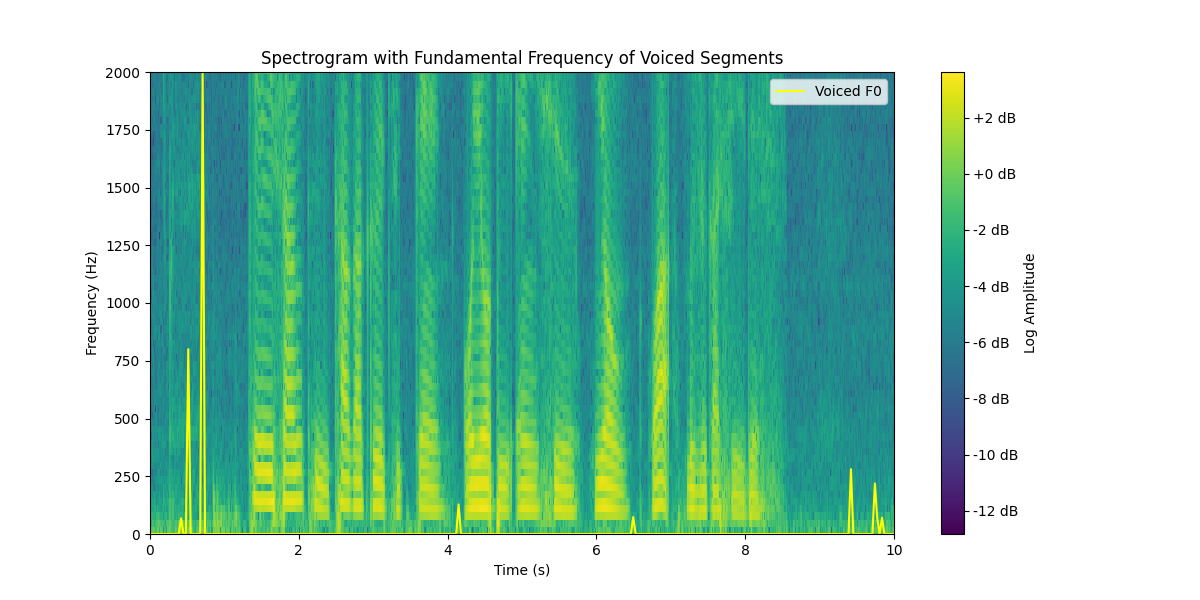

Write the Python code that produced this figure.
import numpy as np
import librosa
import matplotlib.pyplot as plt

SR = 16000
SIZE_FRAME = 512
SHIFT_SIZE = int(SR / 100)  # 10 msec

def zero_cross(waveform):
    d = np.array(waveform)
    return sum([1 if x < 0.0 else 0 for x in d[1:] * d[:-1]])

def zero_cross_rate(waveform, sample_rate):
    return zero_cross(waveform) / (len(waveform) / sample_rate)

def zero_cross_rates(waveform, sample_rate, size_frame):
    zcrs = []
    for i in np.arange(0, len(waveform) - size_frame, size_frame):
        x_frame = waveform[int(i): int(i) + size_frame]
        zcrs.append(zero_cross_rate(x_frame, sample_rate))
    return zcrs

def is_peak(arr, index):
    if index == 0 or index == len(arr) - 1:
        return False
    return arr[index - 1] < arr[index] and arr[index] > arr[index + 1]

def get_f0(waveform, sampling_rate):
    autocorr = np.correlate(waveform, waveform, 'full')
    autocorr = autocorr[len(autocorr) // 2:]  # Discard the first half

    peak_indices = [i for i in range(len(autocorr)) if is_peak(autocorr, i) and i != 0]
    if len(peak_indices) == 0:
        return 0

    max_peak_index = max(peak_indices, key=lambda index: autocorr[index])
    f0 = sampling_rate / max_peak_index
    return f0

def get_f0s_voiced(waveform, sampling_rate, size_frame):
    f0s = []
    for i in np.arange(0, len(waveform) - size_frame, size_frame):
        x_frame = waveform[int(i): int(i) + size_frame]
        if zero_cross_rate(x_frame, sampling_rate) < 0.01:  # Threshold for voiced segments
            f0 = get_f0(x_frame, sampling_rate)
        else:
            f0 = 0
        f0s.append(f0)
    return f0s

def spectrogram(waveform, size_frame, size_shift):
    spectrogram = []
    hamming_window = np.hamming(size_frame)
    for i in np.arange(0, len(waveform) - size_frame, size_shift):
        x_frame = waveform[int(i): int(i) + size_frame]
        fft_spec = np.fft.rfft(x_frame * hamming_window)
        fft_log_abs_spec = np.log(np.abs(fft_spec) + 1e-10)
        spectrogram.append(fft_log_abs_spec)
    return spectrogram

# Load the audio file
x, _ = librosa.load('output.wav', sr=SR)

# Calculate spectrogram
spec = spectrogram(x, SIZE_FRAME, SHIFT_SIZE)

# Estimate fundamental frequencies for voiced segments
f0s_voiced = get_f0s_voiced(x, SR, SIZE_FRAME)

# Plotting
fig, ax = plt.subplots(figsize=(12, 6))

# Spectrogram
img = ax.imshow(np.flipud(np.array(spec).T), extent=[0, len(x)/SR, 0, SR/2], aspect='auto', interpolation='nearest')
ax.set_xlabel('Time (s)')
ax.set_ylabel('Frequency (Hz)')
ax.set_ylim(0, 2000)
fig.colorbar(img, ax=ax, format='%+2.0f dB', label='Log Amplitude')

# Overlaying fundamental frequencies
times = np.linspace(0, len(x)/SR, len(f0s_voiced))
ax.plot(times, f0s_voiced, label='Voiced F0', color='yellow')
ax.legend()

plt.title('Spectrogram with Fundamental Frequency of Voiced Segments')
plt.show()

# Save the plot
fig.savefig('exercise15_2.png')
